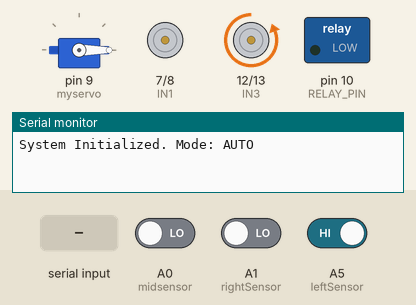
Bench run of a sketch on a simulated Arduino Uno, built with avr-gcc and run on an emulated ATmega328P. On the bench: servo, motor-driver pin pairs drawn as motors (green arrow = first pin HIGH = forward, orange = second pin HIGH = backward, longer = more drive, scaled by the enable pin), switched loads named in the sketch (green lamp = pin HIGH), the last lines printed to the serial monitor. Inputs (shaded band) come from the test bench; at power-on: A0 (midsensor) LOW, A1 (rightSensor) LOW, A5 (leftSensor) HIGH.

Above: at 1.2 s.
1.3 s: "M\n" received over Serial
At 1.8 s:
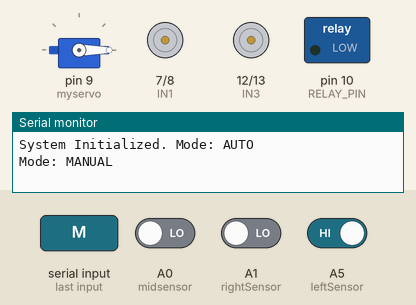
2.8 s: byte 69 ('E') received over Serial
At 3.76 s:
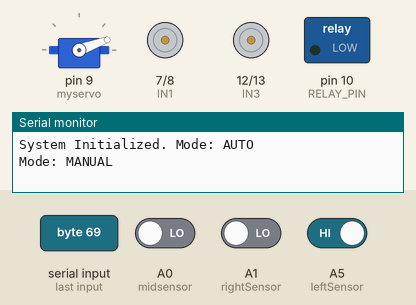
5.8 s: byte 77 ('M') received over Serial
At 5.96 s:
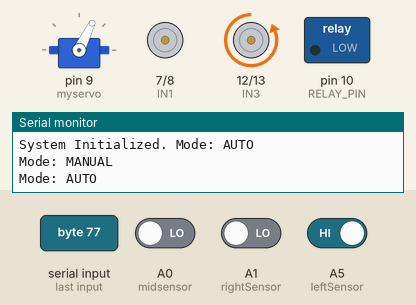
8.8 s: A0 (midsensor) driven HIGH
At 8.96 s:
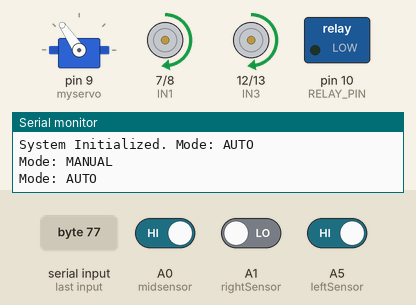
11.8 s: A1 (rightSensor) driven HIGH
At 11.96 s:
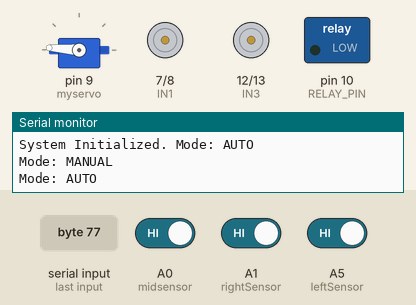
14.8 s: A5 (leftSensor) driven LOW
At 15.16 s:
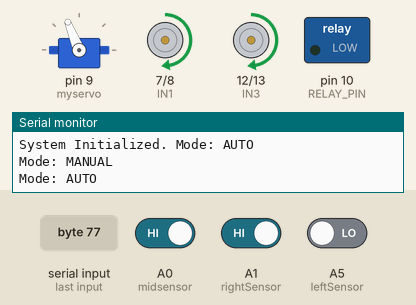
Timing chart, 0 to 20.3 s (numbered marks = the images above; inputs shaded):
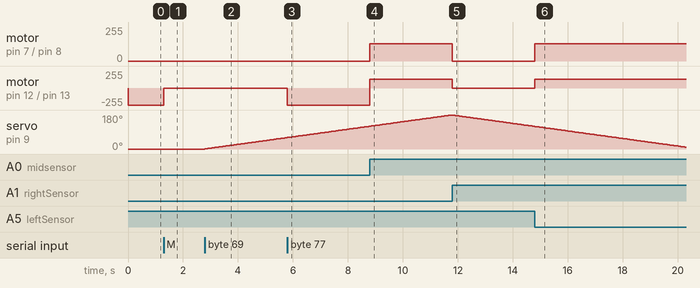

The sketch:

RobotControlSystem.ino
```cpp
// Not the ending, just the beginning

/*
 * @file   RobotControlSystem.ino
 * @brief  Arduino robot control system with auto line-following, manual serial control, servo sweep, and pump control
 * @author Mohamed Hassan
 * @date   2026-03-06
 *
 * @details
 * This project implements a motor-driven robot with:
 * - Automatic line-following using three IR sensors
 * - Manual control via serial commands
 * - Servo sweep for scanning (0-180°)
 * - Relay-controlled pump
 * The system can switch between automatic and manual modes during runtime.
 *
 * Features:
 * - Motor movement: forward, backward, left/right turn, spin in place, stop
 * - Servo control: automatic sweep or specific angle
 * - Pump control via relay
 * - Serial-based manual commands
 * - Mode toggle between auto and manual operation
 *
 * @note
 * Non-blocking servo sweep using millis() allows simultaneous motor control.
 * Mode toggle includes debounce to prevent accidental switching.
 */

#include <Servo.h>
#include <ctype.h>

//=================== PIN DEFINITIONS ===================//
// Motor driver pins
#define IN1 7
#define IN2 8
#define IN3 12
#define IN4 13
#define EN1 3
#define EN2 5

// IR line follower sensors
#define rightSensor A1
#define midsensor A0
#define leftSensor A5
#define white LOW
#define black HIGH

// Pump relay pin
#define RELAY_PIN 10

//=================== SERVO CONFIG ===================//
Servo myservo;
bool servoActive = false;         // Flag to indicate automatic servo sweep
bool servoForward = true;         // Current sweep direction
int servoAngle = 0;               // Current servo angle
unsigned long previousMillis = 0; // Timer for sweep intervals
const int interval = 50;          // Servo sweep step interval (ms)
int lastServoAngle = -1;          // Last angle sent to servo (to prevent unnecessary writes)

//=================== SERIAL CONTROL ===================//
char command = 0;                 // Current serial command
bool isAuto = true;               // Default: auto line-following mode
unsigned long lastModeSwitch = 0; // Timestamp of last mode toggle (debouncing)

//=================== MOTOR SPEED ===================//
const int fullspeed = 255; // Maximum motor speed
const int halfspeed = 128; // Half speed (used for turns)

//=================== PUMP STATE ===================//
bool pumpState = false; // Tracks current pump state

//=================== FUNCTION DEFINITIONS ===================//

/**
 * @brief Set the pump state via relay
 * @param state True = ON, False = OFF
 */
void setPump(bool state) {
  pumpState = state;
  digitalWrite(RELAY_PIN, state ? HIGH : LOW);
}

/**
 * @brief Move robot forward
 */
void moveForward() {
  analogWrite(EN1, fullspeed);
  analogWrite(EN2, fullspeed);
  digitalWrite(IN1, HIGH);
  digitalWrite(IN2, LOW);
  digitalWrite(IN3, LOW);
  digitalWrite(IN4, HIGH);
}

/**
 * @brief Move robot backward
 */
void moveBackward() {
  analogWrite(EN1, fullspeed);
  analogWrite(EN2, fullspeed);
  digitalWrite(IN1, LOW);
  digitalWrite(IN2, HIGH);
  digitalWrite(IN3, HIGH);
  digitalWrite(IN4, LOW);
}

/**
 * @brief Turn robot left (right motor forward, left motor stopped)
 */
void turnLeft() {
  analogWrite(EN1, fullspeed);
  analogWrite(EN2, fullspeed);
  digitalWrite(IN1, LOW);
  digitalWrite(IN2, LOW);
  digitalWrite(IN3, LOW);
  digitalWrite(IN4, HIGH);
}

/**
 * @brief Turn robot right (left motor forward, right motor stopped)
 */
void turnRight() {
  analogWrite(EN1, fullspeed);
  analogWrite(EN2, fullspeed);
  digitalWrite(IN1, HIGH);
  digitalWrite(IN2, LOW);
  digitalWrite(IN3, LOW);
  digitalWrite(IN4, LOW);
}

/**
 * @brief Spin robot in place (left motor forward, right motor backward)
 */
void spininplace() {
  analogWrite(EN1, halfspeed);
  analogWrite(EN2, halfspeed);
  digitalWrite(IN1, HIGH);
  digitalWrite(IN2, LOW);
  digitalWrite(IN3, HIGH);
  digitalWrite(IN4, LOW);
}

/**
 * @brief Stop all motors immediately
 */
void stopMotors() {
  analogWrite(EN1, 0);
  analogWrite(EN2, 0);
  digitalWrite(IN1, LOW);
  digitalWrite(IN2, LOW);
  digitalWrite(IN3, LOW);
  digitalWrite(IN4, LOW);
}

//=================== SERVO FUNCTIONS ===================//

/**
 * @brief Start automatic sweeping of the servo (0-180°)
 */
void startServoSweep() {
  servoActive = true;
}

/**
 * @brief Update servo sweep position
 * Should be called regularly in loop()
 */
void updateServo() {
  if (!servoActive) return;

  unsigned long currentMillis = millis();
  if (currentMillis - previousMillis >= interval) {
    previousMillis = currentMillis;

    if (servoForward) {
      servoAngle++;
      if (servoAngle >= 180) servoForward = false;
    } else {
      servoAngle--;
      if (servoAngle <= 0) servoForward = true;
    }

    // Only update servo if angle changed
    if (servoAngle != lastServoAngle) {
      myservo.write(servoAngle);
      lastServoAngle = servoAngle;
    }
  }
}

/**
 * @brief Set servo to a specific angle and stop sweep
 * @param angle Desired angle (0-180)
 */
void setServoAngle(int angle) {
  if (angle >= 0 && angle <= 180) {
    servoAngle = angle;
    myservo.write(angle);
    servoActive = false;
  }
}

//=================== MODE TOGGLE ===================//

/**
 * @brief Toggle between automatic and manual control modes
 * @note Stops motors immediately when switching
 */
void toggleMode() {
  isAuto = !isAuto;
  stopMotors();

  if (isAuto) Serial.println("Mode: AUTO");
  else Serial.println("Mode: MANUAL");
}

//=================== MANUAL CONTROL ===================//

/**
 * @brief Execute robot actions based on serial command
 * Commands:
 * F = Forward, B = Backward, L = Turn Left, R = Turn Right
 * 0 = Stop, E = Start Servo Sweep, X = Stop Servo Sweep
 * P = Pump ON, O = Pump OFF, M = Toggle Auto/Manual
 */
void manualControl() {
  switch (command) {
    case 'F': moveForward(); break;
    case 'B': moveBackward(); break;
    case 'L': turnLeft(); break;
    case 'R': turnRight(); break;
    case '0': stopMotors(); break;
    case 'E': startServoSweep(); break;
    case 'X': servoActive = false; break;
    case 'P': setPump(true); break;
    case 'O': setPump(false); break;
  }

  command = 0; // Prevent repeated execution
}

//=================== AUTOMATIC LINE FOLLOWING ===================//

/**
 * @brief Control motors based on IR sensor input
 * @note Uses three sensors: left, mid, right
 */
void autoControl() {
  int left = digitalRead(leftSensor);
  int mid = digitalRead(midsensor);
  int right = digitalRead(rightSensor);

  if (left == white && mid == black && right == white) moveForward();
  else if (left == black && mid == white && right == white) turnLeft();
  else if (left == white && mid == white && right == black) turnRight();
  else if (left == black && mid == black && right == black) stopMotors();
  else spininplace(); // Search for line if lost
}

//=================== SERIAL INPUT ===================//

/**
 * @brief Read and process serial commands
 * Includes mode toggle with debounce
 */
void readSerialCommand() {
  if (Serial.available() > 0) {
    command = Serial.read();
    command = toupper(command);

    if (command == '\n' || command == '\r') return;

    if (command == 'M' && millis() - lastModeSwitch > 300) {
      toggleMode();
      lastModeSwitch = millis();
    }
  }
}

//=================== SETUP ===================//
void setup() {
  // Motor pins
  pinMode(IN1, OUTPUT); pinMode(IN2, OUTPUT);
  pinMode(IN3, OUTPUT); pinMode(IN4, OUTPUT);
  pinMode(EN1, OUTPUT); pinMode(EN2, OUTPUT);

  // IR sensors
  pinMode(leftSensor, INPUT);
  pinMode(midsensor, INPUT);
  pinMode(rightSensor, INPUT);

  // Pump relay
  pinMode(RELAY_PIN, OUTPUT);
  setPump(false);

  // Serial
  Serial.begin(9600);

  // Servo
  myservo.attach(9);
  myservo.write(0);

  Serial.println("System Initialized. Mode: AUTO");
}

//=================== MAIN LOOP ===================//
// Main loop: check serial input, run auto/manual control, update servo sweep
void loop() {
  readSerialCommand();

  if (isAuto) autoControl();
  else manualControl();

  updateServo();
}
```

Measured:
- after the input at 1.3 s, motor on pin 12 (IN3) / pin 13 (IN4): backward 255/255 → stopped at once
- after the input at 2.8 s, servo on pin 9 (myservo): moves from 0° to 60° over 3.0 s, starting at once
- after the input at 5.8 s, motor on pin 12 (IN3) / pin 13 (IN4): stopped → backward 255/255 at once
- after the input at 8.8 s, motor on pin 7 (IN1) / pin 8 (IN2): stopped → forward 128/255 at once; motor on pin 12 (IN3) / pin 13 (IN4): backward 255/255 → forward 128/255 at once
- after the input at 11.8 s, motor on pin 7 (IN1) / pin 8 (IN2), motor on pin 12 (IN3) / pin 13 (IN4): forward 128/255 → stopped at once
- after the input at 14.8 s, motor on pin 7 (IN1) / pin 8 (IN2), motor on pin 12 (IN3) / pin 13 (IN4): stopped → forward 128/255 at once
